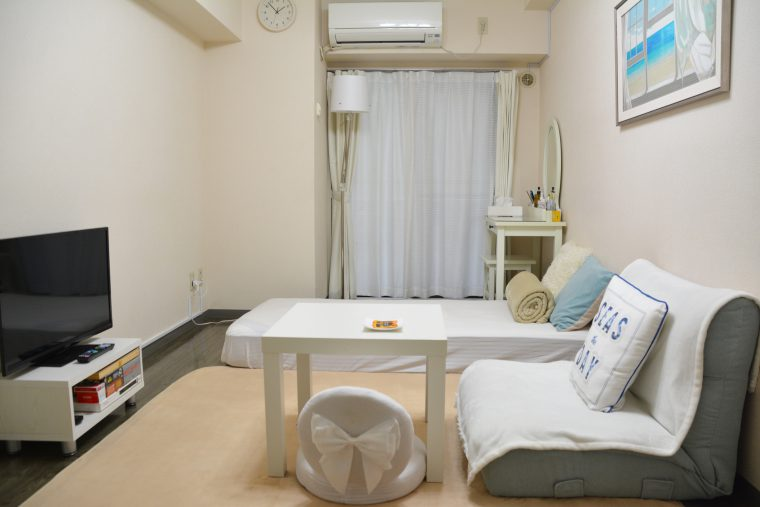
#> input picture resources/room (1).png, 760 x 507 px; its folder holds 4 pictures in this run
$ python test4.py
#> lines starting #> are read from the running program, lines starting #| are printed output that depends on the picture; after the words box and inside, x2 and y2 are one past the last pixel; in counts of white or black regions, pixels touching at a corner belong together
import cv2
import numpy as np


def get_histogram_array(arr, max_num):
    hist = np.zeros(max_num + 1, dtype=np.int32)

    for i in range(max_num + 1):
        hist[i] = arr[arr == i].shape[0]

    return hist


for i in range(10):
    img = cv2.imread("resources/room ({}).png".format(i+1))
#> img is the input picture: shape (507, 760, 3); mean B, G, R 152.1, 163.4, 169.6
    hsv_img = cv2.cvtColor(img, cv2.COLOR_BGR2HSV)
#> hsv_img: shape (507, 760, 3); mean H, S, V 30.2, 32.9, 170.8

    h, s, v = cv2.split(hsv_img)
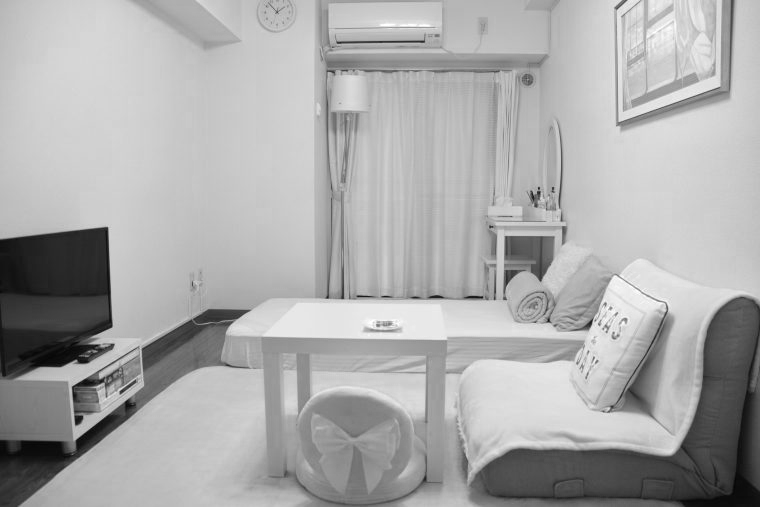
#> v: shape (507, 760); min 4, max 255, mean 170.8
    h_raveled = h.ravel()
    s_raveled = s.ravel()
    v_raveled = v.ravel()

    h_hist = get_histogram_array(h_raveled, 180)
#> h_hist = 181 values, max 44349 at index 17, min 0 at index 47, mean 2128.8
    s_hist = get_histogram_array(s_raveled, 255)
#> s_hist = 256 values, max 15946 at index 3, min 0 at index 254, mean 1505.2
    v_hist = get_histogram_array(v_raveled, 255)
#> v_hist = 256 values, max 7909 at index 197, min 0 at index 0, mean 1505.2

    # 一番多い色相に近しい色を探す (HSVマスク)
    h_max = np.argmax(h_hist)
#> h_max = 17
    s_max = np.argmax(s_hist)
#> s_max = 3
    v_max = np.argmax(v_hist)
#> v_max = 197

    print("{}.png, h={}, s={}, v={}".format(i+1, h_max, s_max, v_max))
#| 1.png, h=17, s=3, v=197

    range_min = np.array([
        h_max - 30 if h_max - 30 >= 0 else 0,
        0,
        0
    ])
#> range_min = [0, 0, 0]
    range_max = np.array([
        h_max + 30 if h_max + 30 <= 180 else 0,
        255,
        255
    ])
#> range_max = [47, 255, 255]

    masked = cv2.inRange(hsv_img, range_min, range_max)
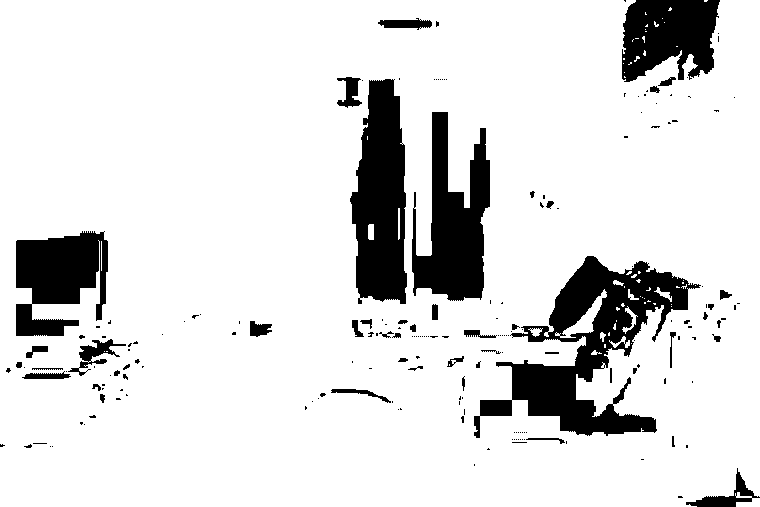
#> masked: shape (507, 760); 86.9% white; 193 black regions (144 under 20 px), largest, box (x1, y1, x2, y2) and area: (474, 256, 701, 438) 14322, (350, 79, 407, 304) 9488, (412, 112, 490, 301) 8472

    # copy the original image
    masked_img = img.copy()
    masked_img[masked == 0] = [0, 0, 0]
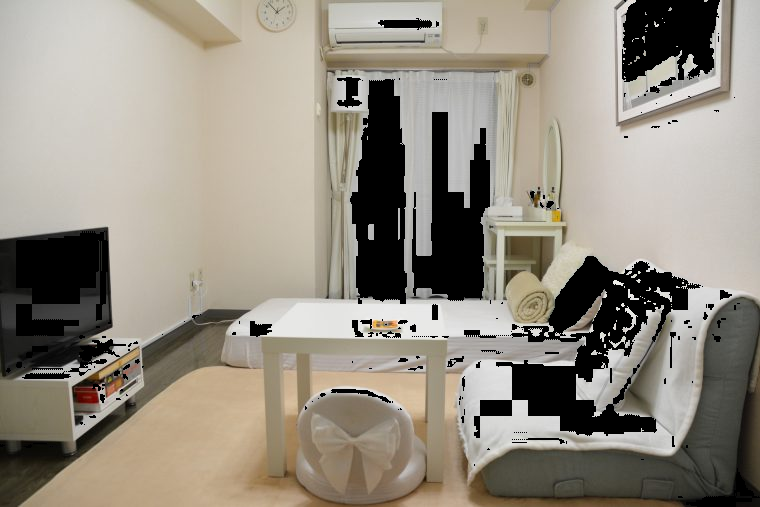
#> masked_img: shape (507, 760, 3); 13.06% of pixels changed, all inside (x1, y1, x2, y2) = (0, 0, 760, 507)

    hsv_img = cv2.cvtColor(masked_img, cv2.COLOR_BGR2HSV)
#> hsv_img: shape (507, 760, 3); mean H, S, V 17.1, 30.9, 148.3

    h, s, v = cv2.split(hsv_img)
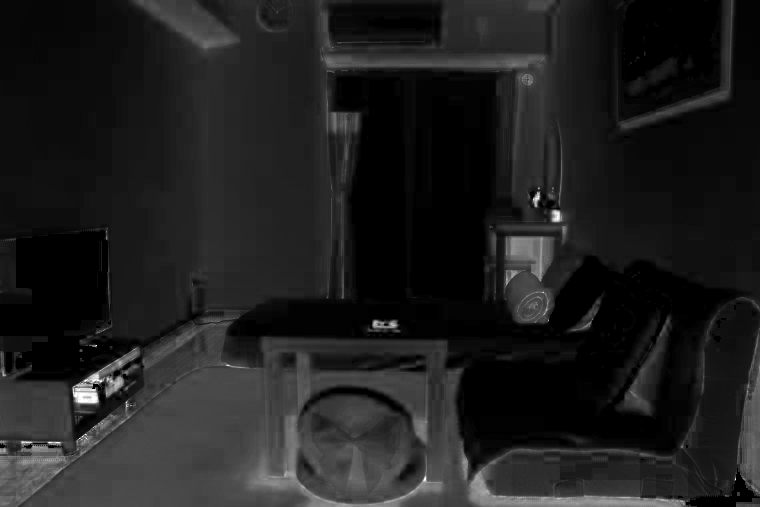
#> s: shape (507, 760); min 0, max 255, mean 30.9
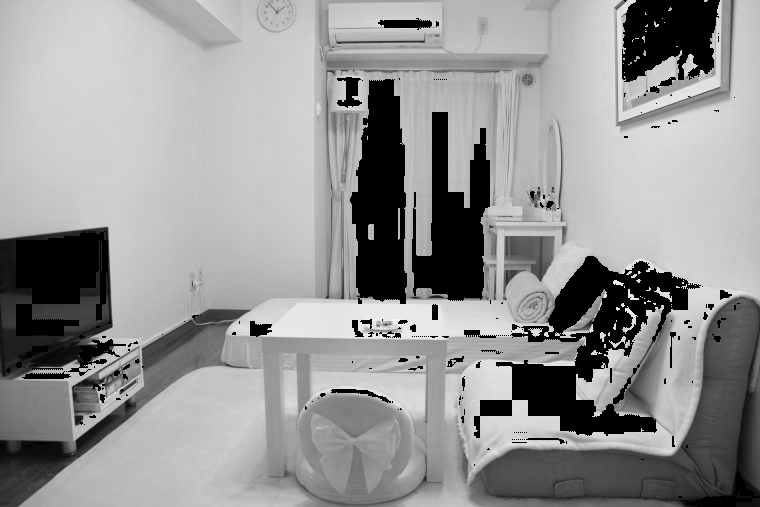
#> v: shape (507, 760); min 0, max 255, mean 148.3
    s_raveled = s.ravel()
    s_hist = get_histogram_array(s_raveled, 255)
#> s_hist = 256 values, max 66007 at index 0, min 0 at index 1, mean 1505.2

    s_hist_sorted = s_hist.argsort()[::-1]
#> s_hist_sorted = 256 values, max 255 at index 146, min 0 at index 0, mean 127.5

    # 二番目に多い色相に近しい色を探す (HSVマスク)
    s_max = 0
    if s_hist_sorted[0] == 0:
        s_max = s_hist_sorted[1]
#> s_max = 16
    else:
        s_max = s_hist_sorted[0]

    print("{}.png, s={}".format(i+1, s_max))
#| 1.png, s=16

    range_min = np.array([
        h_max - 30 if h_max - 30 >= 0 else 0,
        s_max - 30 if s_max - 30 >= 0 else 0,
        0
    ])
    range_max = np.array([
        h_max + 30 if h_max + 30 <= 180 else 0,
        s_max + 30 if s_max + 30 <= 255 else 0,
        255
    ])
#> range_max = [47, 46, 255]

    masked = cv2.inRange(hsv_img, range_min, range_max)
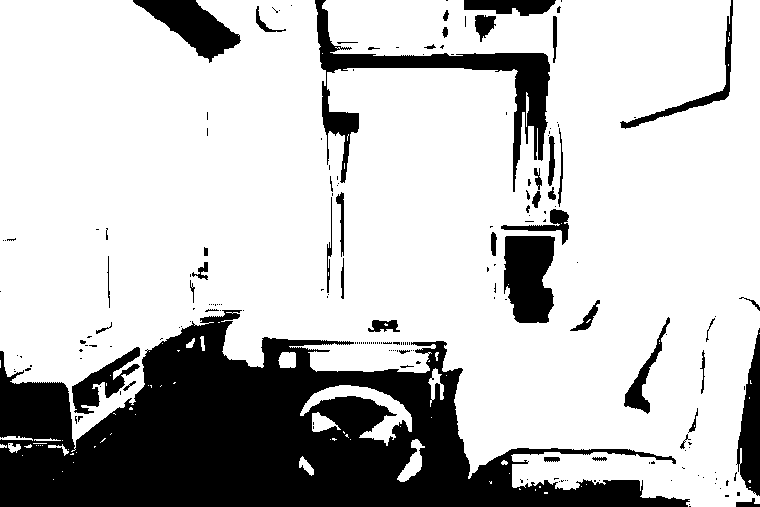
#> masked: shape (507, 760); 75.8% white; 193 black regions (144 under 20 px), largest, box (x1, y1, x2, y2) and area: (0, 310, 690, 507) 66957, (315, 0, 550, 192) 7574, (504, 236, 555, 323) 3709

    # マスクした領域を青で塗りつぶす
    img[masked > 0] = [255, 0, 0]
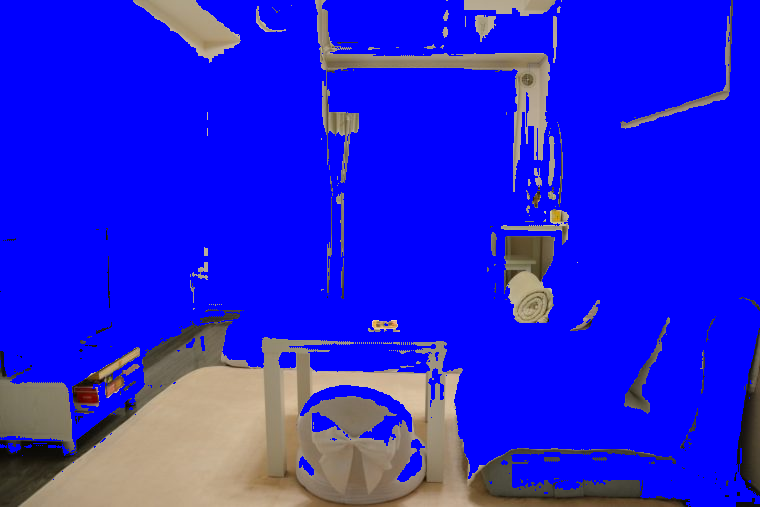
#> img: shape (507, 760, 3); mean B, G, R 218.1, 30.7, 34.5

    cv2.imwrite("results/D_{}.png".format(i+1), img)
#> pass 2 of the loop `for i in range(10):`:
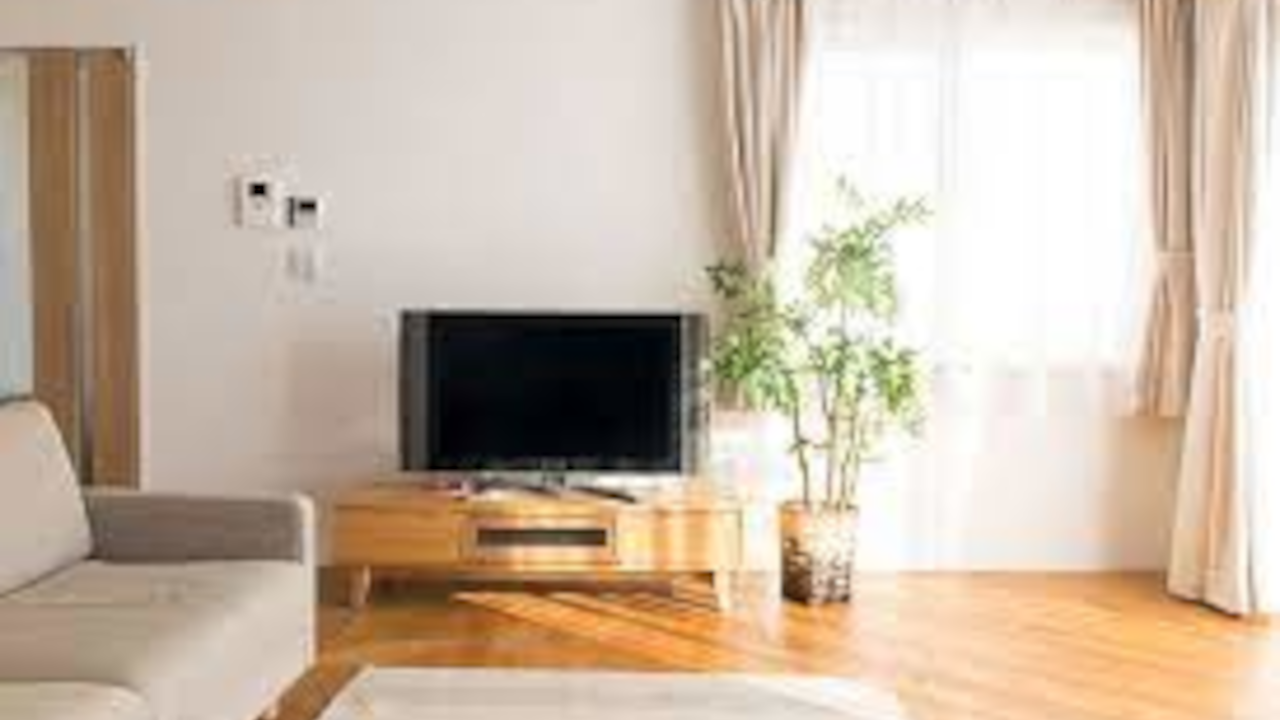
#> input picture resources/room (2).png, 1280 x 720 px
#> img is the input picture: shape (720, 1280, 3); mean B, G, R 165.5, 183.3, 200.3
#> h_hist = 181 values, max 238023 at index 14, min 0 at index 59, mean 5091.7
#> `s_hist = get_histogram_array(s_raveled, 255)`: s_hist = 256 values, max 66112 at index 15, min 0 at index 254, mean 3600
#> v_hist = 256 values, max 53231 at index 255, min 40 at index 1, mean 3600
#> h_max = 14
#> `s_max = np.argmax(s_hist)`: s_max = 15
#> v_max = 255
#| 2.png, h=14, s=15, v=255
#> `range_max = np.array([ h_max + 30 if h_max + 30 <= 180 else 0, 255, 25..`: range_max = [44, 255, 255]
#> `masked = cv2.inRange(hsv_img, range_min, range_max)`:
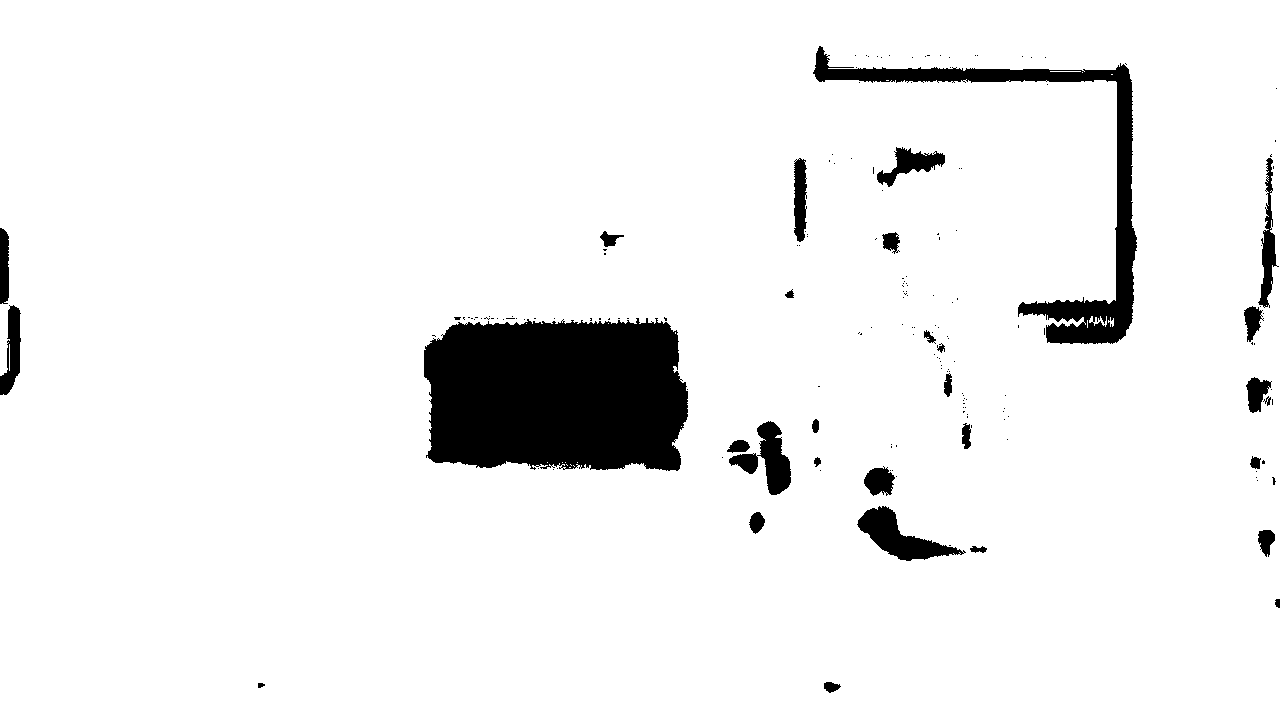
#> masked: shape (720, 1280); 93.5% white; 184 black regions (154 under 20 px), largest, box (x1, y1, x2, y2) and area: (424, 318, 688, 471) 35792, (813, 46, 1137, 344) 11102, (857, 506, 966, 561) 2355
#> masked_img: shape (720, 1280, 3)
#> `s_hist = get_histogram_array(s_raveled, 255)`: s_hist = 256 values, max 118921 at index 0, min 0 at index 254, mean 3600
#> s_hist_sorted = 256 values, max 255 at index 202, min 0 at index 0, mean 127.5
#| 2.png, s=15
#> `range_max = np.array([ h_max + 30 if h_max + 30 <= 180 else 0, s_max +..`: range_max = [44, 45, 255]
#> `img[masked > 0] = [255, 0, 0]`:
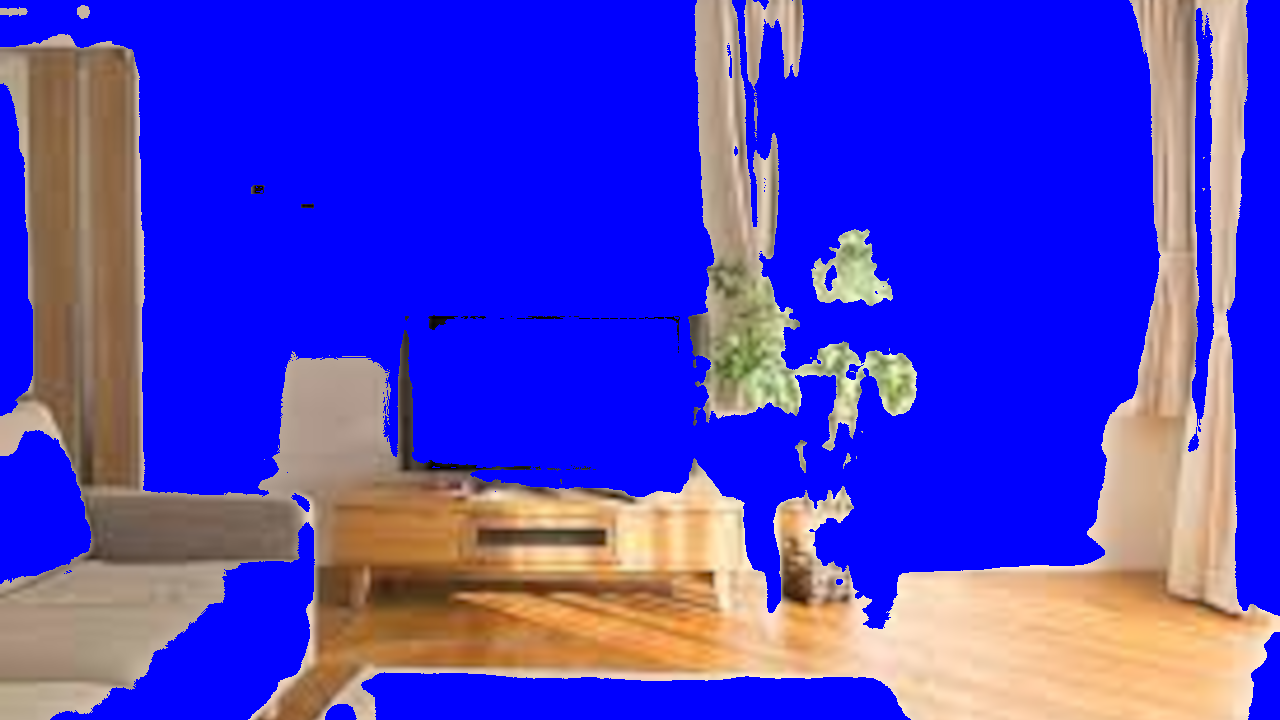
#> img: shape (720, 1280, 3); mean B, G, R 201.5, 60.3, 73.3
#> (the run stopped early here; a loop or call above may not have finished)
